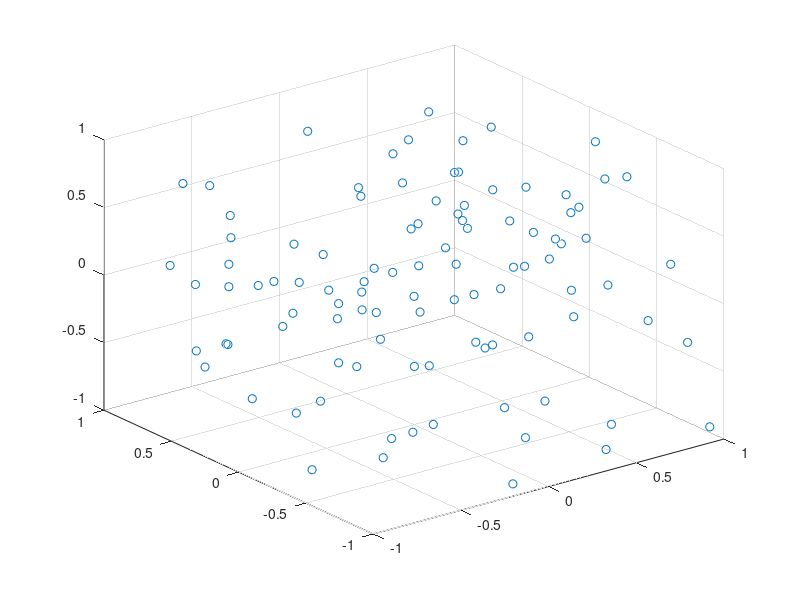
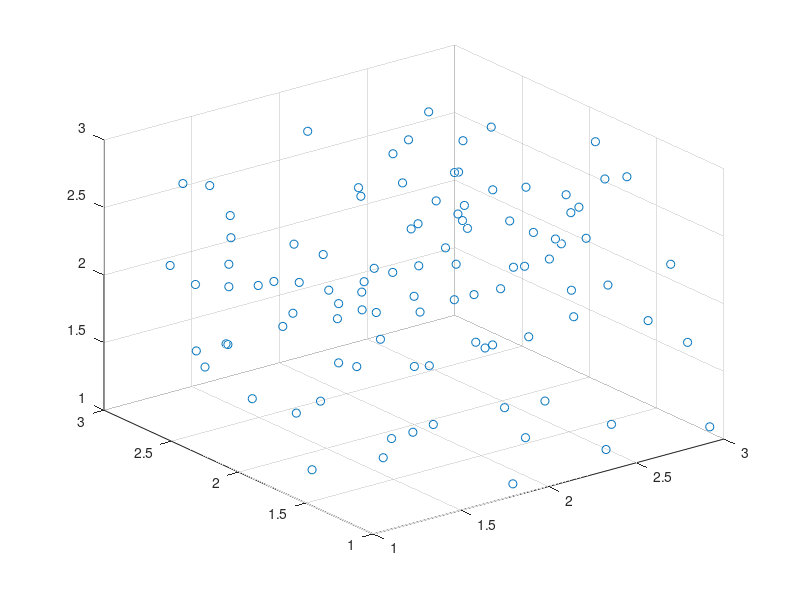

Write MATLAB code to recreate these figures, in order.
clear all;
close all;

% Low Rank Compressibility
% a)

N = 100;
d = 2;

% first pointcloud
points = rand([N, 3])*2-1;
figure(1)
scatter3(points(:,1), points(:,2), points(:,3))

% second pointcloud
points2=points;
vec = [1, 1, 1]*2;
for idx = (1:N)
  points2(idx,:) = points(idx,:)+vec;
end
figure(2)
scatter3(points2(:,1), points2(:,2), points2(:,3))
